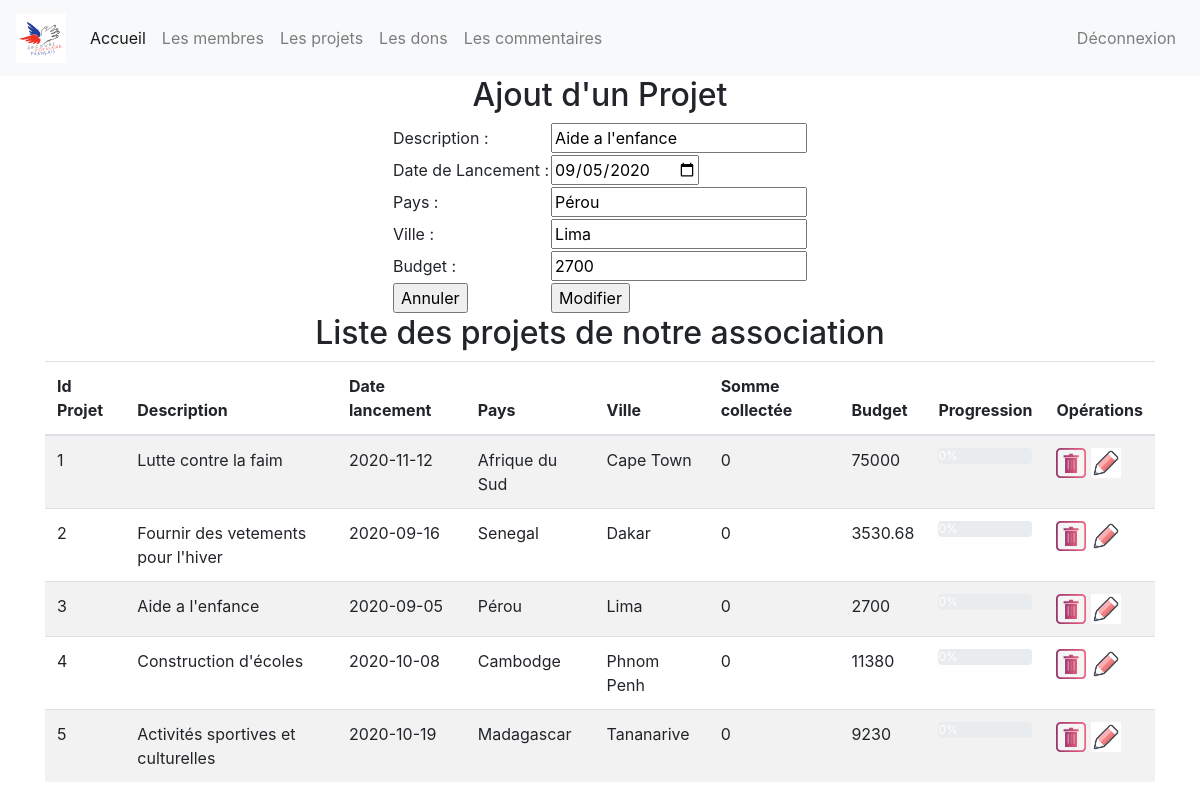
Screenshot of /index.php?page=2&action=edit&idprojet=3 (signed in) with the database file from the repository.
### tables this page shows
create table projet (
	idprojet int(3) not null auto_increment, 
	description varchar(50),
	datelancement date,
	pays varchar(50),
	ville varchar(50),
	budget float,  
	sommecollectee float, 
	primary key(idprojet)
);

### controleur/controleur.class.php (called while the page is built, shortened)
<?php
	require_once ("modele/modele.class.php");
	class Controleur {
		private $unModele ;
		public function   __construct ($serveur, $bdd, $user, $mdp){
			$this->unModele = new Modele ($serveur, $bdd, $user, $mdp);
		}
		public function setTable ($uneTable)
		{
			$this->unModele->setTable($uneTable);
		}
		public function selectAll ($tab)
		{
			$lesResultats = $this->unModele->selectAll($tab);
			return $lesResultats;
		}
		public function selectWhere ($tab)
		{
			return $this->unModele->selectWhere($tab);
		}
	}
?>

### modele/modele.class.php (called while the page is built, shortened)
<?php
	class Modele {
		private $unPdo , $uneTable;
		public function   __construct ($serveur, $bdd, $user, $mdp)
		{
			$this->unPdo =null;
			try{
		$this->unPdo = new PDO ("mysql:host=".$serveur.";dbname=".$bdd, $user, $mdp);
			}
			catch (PDOException $exp){
				echo "Erreur de connexion au serveur : ".$serveur."/".$bdd ;
			}
		}
		public function setTable ($uneTable)
		{
			$this->uneTable = $uneTable;
		}
		public function selectAll ($tab) {
			if ($this->unPdo != null){
				$chaine = implode(", ", $tab);
				$requete = "select ".$chaine." from " .$this->uneTable. " ; ";
				$select = $this->unPdo->prepare ($requete);
				$select->execute ();
				return $select->fetchAll();
			} else {
				return null;
			}
		}
		public function selectWhere ($tab)
		{
			if ($this->unPdo != null){
				$listeChamps = array();
				$donnees =array();
				foreach ($tab as $cle => $valeur) {
					$listeChamps[] = $cle." = ".":".$cle ;
					$donnees[":".$cle] = $valeur;
				}
				$chaineChamps = implode(" and ", $listeChamps);
				$requete = "select * from   ".$this->uneTable. " where ".$chaineChamps.";" ;
				$select = $this->unPdo->prepare ($requete);
				$select->execute ($donnees);
				return $select->fetch();
			}
			else
			{
				return null;
			}
		}
	}
?>

### vue/vue_projet.php (the view)
<div class='container'>
	<h2> Liste des projets de notre association </h2>
	<table class="table table-striped">
		<thead>
			<tr>
						<th> Id Projet </th> <th> Description </th>
						<th> Date lancement </th> <th> Pays  </th>
						<th> Ville </th> <th> Somme collectée </th> <th> Budget </th> <th> Progression </th>
						<?php
						if (isset($_SESSION['droits']) && $_SESSION['droits'] =="admin")
							{
						echo "<th> Opérations </th>";
						}
						?>
				</tr>
		</thead>
		<tbody>
			<?php
			foreach ($lesProjets as $leProjet) {
				echo "<tr>
						<td>".$leProjet['idprojet']." </td>
						<td>".$leProjet['description']." </td>
						<td>".$leProjet['datelancement']." </td>
						<td>".$leProjet['pays']." </td>
						<td>".$leProjet['ville']." </td>
						<td>".$leProjet['sommecollectee']." </td>
						<td>".$leProjet['budget']." </td>"
						;
				$percentage = ($leProjet['sommecollectee'] / $leProjet['budget']) * 100;
				$percentageRounded = round($percentage, 2);
				echo "
				<td>
					<div class='progress'>
						<div class='progress-bar' role='progressbar' style='width: ".$percentageRounded."%;' aria-valuenow='".$percentageRounded."' aria-valuemin='0' aria-valuemax='100'>".$percentageRounded."%
						</div>
					</div>
				</td>";
						if (isset($_SESSION['droits']) && $_SESSION['droits'] =="admin")
						{
						echo "<td>
						<a href='index.php?page=2&action=sup&idprojet=".$leProjet['idprojet']."'>
						<img src ='images/sup.jpg' height='30' witdh='30'> </a>
						<a href='index.php?page=2&action=edit&idprojet=".$leProjet['idprojet']."'>
						<img src ='images/edit.png' height='30' witdh='30'> </a>
						</td>";
						}
				echo "</tr>";
			}
			?>
		</tbody>
	</table>
</div>

### vue/vue_insert_projet.php (shortened to what this page needs)
<h2> Ajout d'un Projet </h2>
<form method ="post" action ="">
	<table>
		<tr>
			<td> Description : </td>
			<td> <input type="text" name="description" value ="<?php echo ($leProjet!=null) ? $leProjet['description']:""; ?>"></td>
		</tr>
		<tr>
			<td> Date de Lancement : </td>
			<td> <input type="date" name="datelancement" value ="<?php echo ($leProjet!=null) ? $leProjet['datelancement']:""; ?>"></td>
		</tr>
		<tr>
			<td> Pays : </td>
			<td> <input type="text" name="pays" value ="<?php echo ($leProjet!=null) ? $leProjet['pays']:""; ?>"></td>
		</tr>
		<tr>
			<td> Ville : </td>
			<td> <input type="text" name="ville" value ="<?php echo ($leProjet!=null) ? $leProjet['ville']:""; ?>"></td>
		</tr>
        <tr>
			<td> Budget : </td>
			<td> <input type="text" name="budget" value ="<?php echo ($leProjet!=null) ? $leProjet['budget']:""; ?>"></td>
		</tr>
		<tr>
			<td>  <input type="reset" name="annnuler" value ="Annuler"></td>
			<td> <input type="submit"
			<?php echo ($leProjet!=null) ? " name='modifier' value='Modifier' " : " name='valider' value='Valider' "; ?>
				></td>
		</tr>
	</table>
</form>

### rows the page displays
projet: description "Aide a l'enfance", datelancement "09/05/2020", pays "Pérou", ville "Lima", budget "2700", idprojet "3", datelancement "2020-09-05", sommecollectee "0"
projet: idprojet "1", description "Lutte contre la faim", datelancement "2020-11-12", pays "Afrique du Sud", ville "Cape Town", sommecollectee "0", budget "75000"
projet: idprojet "2", description "Fournir des vetements pour l'hiver", datelancement "2020-09-16", pays "Senegal", ville "Dakar", sommecollectee "0", budget "3530.68"
projet: idprojet "4", description "Construction d'écoles", datelancement "2020-10-08", pays "Cambodge", ville "Phnom Penh", sommecollectee "0", budget "11380"
projet: idprojet "5", description "Activités sportives et culturelles", datelancement "2020-10-19", pays "Madagascar", ville "Tananarive", sommecollectee "0", budget "9230"
